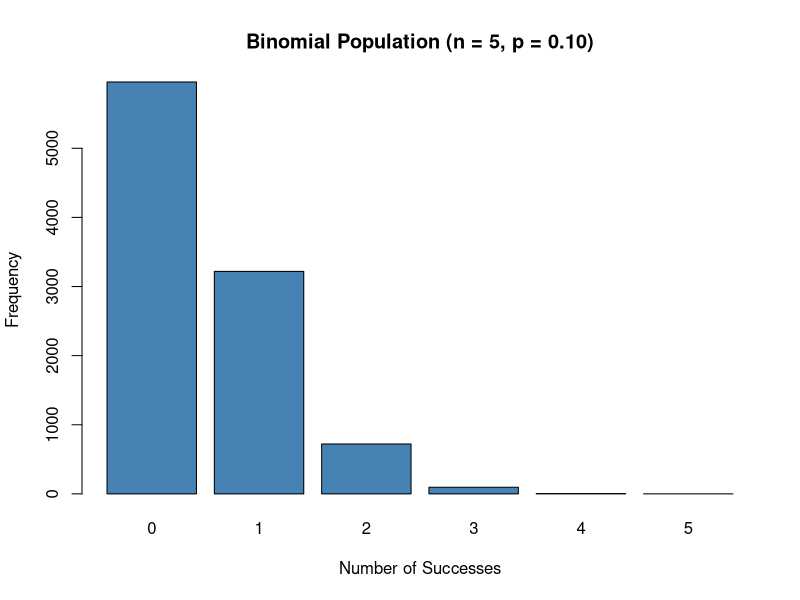
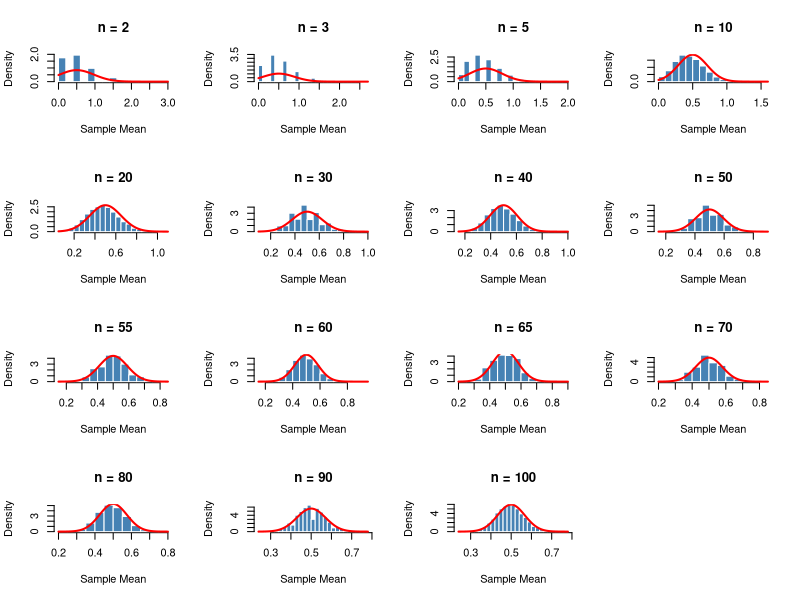
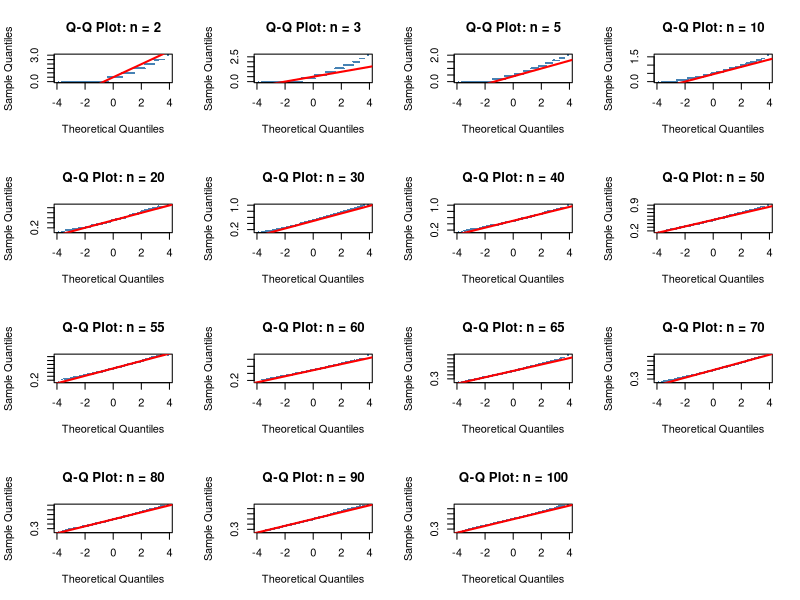

These figures' R source, in order:
## ---- chunk 1
student_id <- 3491
set.seed(student_id)

population <- rbinom(10000, size = 5, prob = 0.10)

barplot(
  table(factor(population, levels = 0:5)),
  main = "Binomial Population (n = 5, p = 0.10)",
  xlab = "Number of Successes",
  ylab = "Frequency",
  col = "steelblue"
)
## ---- chunk 2
sample_sizes <- c(2, 3, 5, 10, 20, 30, 40, 50, 55, 60, 65, 70, 80, 90, 100)
num_simulations <- 10000

simulate_means <- function(n) {
  replicate(num_simulations, mean(rbinom(n, size = 5, prob = 0.10)))
}

simulation_results <- lapply(sample_sizes, simulate_means)
names(simulation_results) <- sample_sizes
## ---- chunk 3
#| fig-width: 12
#| fig-height: 12

par(mfrow = c(4, 4))

for (n in sample_sizes) {
  means <- simulation_results[[as.character(n)]]
  
  hist(
    means,
    breaks = 20,
    probability = TRUE,
    main = paste("n =", n),
    xlab = "Sample Mean", 
    col = "steelblue",
    border = "white"
  )
  
  curve(
    dnorm(x, mean = 0.5, sd = sqrt(0.45) / sqrt(n)),
    add = TRUE,
    col = "red",
    lwd = 2
  )
}
par(mfrow = c(1, 1))
## ---- chunk 4
#| fig-width: 14
#| fig-height: 12

par(mfrow = c(4, 4))

for (n in sample_sizes) {
  means <- simulation_results[[as.character(n)]]
  
  qqnorm(
    means,
    main = paste("Q-Q Plot: n =", n),
    col = "steelblue",
    pch = 16,
    cex = 0.4
  )
  
  qqline(means, col = "red", lwd = 2)
}

par(mfrow = c(1, 1))
## ---- chunk 5
skew <- function(x) {
  m3 <- mean((x - mean(x))^3)
  m2 <- mean((x - mean(x))^2)
  m3 / m2^(3/2)
}

kurt <- function(x) {
  m4 <- mean((x - mean(x))^4)
  m2 <- mean((x - mean(x))^2)
  m4 / m2^2 - 3
}

results_table <- data.frame(
  sample_size = sample_sizes,
  simulated_mean = round(sapply(simulation_results, mean), 3),
  simulated_se = round(sapply(simulation_results, sd), 3),
  theoretical_se = round(sqrt(0.45) / sqrt(sample_sizes), 3),
  skewness = round(sapply(simulation_results, skew), 3),
  excess_kurtosis = round(sapply(simulation_results, kurt), 3)
)

results_table
